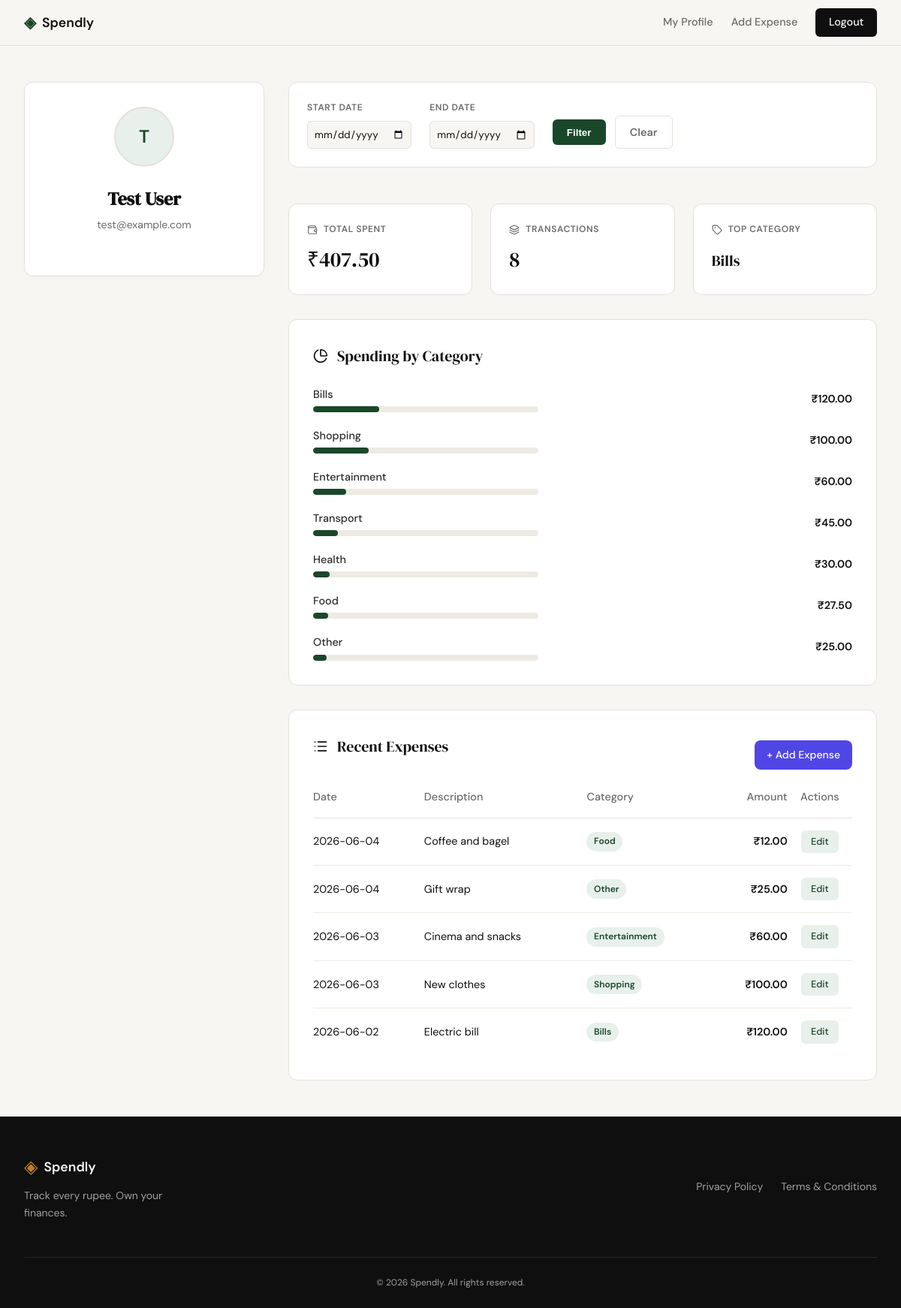
Screenshot of /profile (signed in) with the database file from the repository.
### tables this page shows
CREATE TABLE users (
            id INTEGER PRIMARY KEY AUTOINCREMENT,
            name TEXT NOT NULL,
            email TEXT UNIQUE NOT NULL,
            password_hash TEXT NOT NULL,
            created_at TIMESTAMP DEFAULT CURRENT_TIMESTAMP
        );

CREATE TABLE expenses (
            id INTEGER PRIMARY KEY AUTOINCREMENT,
            user_id INTEGER NOT NULL,
            amount REAL NOT NULL,
            category TEXT NOT NULL CHECK(category IN ('Food', 'Transport', 'Bills', 'Health', 'Entertainment', 'Shopping', 'Other')),
            date DATE NOT NULL,
            description TEXT,
            created_at TIMESTAMP DEFAULT CURRENT_TIMESTAMP,
            FOREIGN KEY (user_id) REFERENCES users (id) ON DELETE CASCADE
        );

### app.py (the view)
@app.route("/profile")
def profile():
    user_id = session.get("user_id")
    if not user_id:
        flash("Please log in to view your profile", "info")
        return redirect(url_for("login"))
    start_date = request.args.get("start_date")
    end_date = request.args.get("end_date")
    user = get_user_by_id(user_id)
    total_spending = get_user_total_spending(user_id, start_date, end_date)
    category_spending = get_user_spending_by_category(user_id, start_date, end_date)
    recent_expenses = get_recent_expenses(user_id, start_date=start_date, end_date=end_date)
    transaction_count = get_user_transaction_count(user_id, start_date, end_date)
    top_category = category_spending[0]['category'] if category_spending else "N/A"
    return render_template(
        "profile.html",
        user=user,
        total_spending=total_spending,
        category_spending=category_spending,
        recent_expenses=recent_expenses,
        transaction_count=transaction_count,
        top_category=top_category,
        start_date=start_date,
        end_date=end_date
    )

### app.py (called while the page is built)
@app.teardown_appcontext
def teardown_db(exception):
    db = getattr(g, 'db', None)
    if db is not None:
        db.close()

### database/db.py (called while the page is built)
def get_db():
    if 'db' not in g:
        db_path = current_app.config.get('DATABASE', 'expense_tracker.db')
        g.db = sqlite3.connect(
            db_path,
            detect_types=sqlite3.PARSE_DECLTYPES
        )
        g.db.row_factory = sqlite3.Row
        g.db.execute('PRAGMA foreign_keys = ON')
    return g.db

def get_user_by_id(user_id):
    db = get_db()
    return db.execute('SELECT * FROM users WHERE id = ?', (user_id,)).fetchone()

def _apply_date_filter(query, params, start_date, end_date):
    if start_date:
        query += ' AND date >= ?'
        params.append(start_date)
    if end_date:
        query += ' AND date <= ?'
        params.append(end_date)
    return query, params

def get_user_total_spending(user_id, start_date=None, end_date=None):
    db = get_db()
    query = 'SELECT SUM(amount) as total FROM expenses WHERE user_id = ?'
    params = [user_id]
    query, params = _apply_date_filter(query, params, start_date, end_date)
    result = db.execute(query, params).fetchone()
    return result['total'] if result and result['total'] is not None else 0.0

def get_user_spending_by_category(user_id, start_date=None, end_date=None):
    db = get_db()
    query = 'SELECT category, SUM(amount) as total FROM expenses WHERE user_id = ?'
    params = [user_id]
    query, params = _apply_date_filter(query, params, start_date, end_date)
    query += ' GROUP BY category ORDER BY total DESC'
    return db.execute(query, params).fetchall()

def get_recent_expenses(user_id, limit=5, start_date=None, end_date=None):
    db = get_db()
    query = 'SELECT * FROM expenses WHERE user_id = ?'
    params = [user_id]
    query, params = _apply_date_filter(query, params, start_date, end_date)
    query += ' ORDER BY date DESC, created_at DESC LIMIT ?'
    params.append(limit)
    return db.execute(query, params).fetchall()

def get_user_transaction_count(user_id, start_date=None, end_date=None):
    db = get_db()
    query = 'SELECT COUNT(*) as count FROM expenses WHERE user_id = ?'
    params = [user_id]
    query, params = _apply_date_filter(query, params, start_date, end_date)
    result = db.execute(query, params).fetchone()
    return result['count'] if result else 0

### templates/profile.html (shortened to what this page needs)
{% extends "base.html" %}
{% block head %}
<link rel="stylesheet" href="{{ url_for('static', filename='css/profile.css') }}">
{% endblock %}
{% block content %}
<div class="profile-container">
    <aside class="profile-sidebar">
        <div class="user-card">
            <div class="avatar-placeholder">
                {{ user.name[0] | upper if user.name else 'U' }}
            </div>
            <h1 class="user-name">{{ user.name }}</h1>
            <p class="user-email">{{ user.email }}</p>
        </div>
    </aside>
    <div class="profile-dashboard">
        <div class="filter-container">
            <form method="GET" action="{{ url_for('profile') }}" class="filter-form">
                <div class="filter-group">
                    <label for="start_date">Start Date</label>
                    <input type="date" id="start_date" name="start_date" value="{{ start_date or '' }}">
                </div>
                <div class="filter-group">
                    <label for="end_date">End Date</label>
                    <input type="date" id="end_date" name="end_date" value="{{ end_date or '' }}">
                </div>
                <div class="filter-actions">
                    <button type="submit" class="btn-filter">Filter</button>
                    <a href="{{ url_for('profile') }}" class="btn-clear">Clear</a>
                </div>
            </form>
        </div>
        <div class="stats-grid">
            <div class="stat-card">
                <div class="stat-label">
                    <i data-lucide="wallet" style="width:14px; height:14px;"></i>
                    Total Spent
                </div>
                <div class="stat-value">₹{{ "%.2f"|format(total_spending) }}</div>
            </div>
            <div class="stat-card">
                <div class="stat-label">
                    <i data-lucide="layers" style="width:14px; height:14px;"></i>
                    Transactions
                </div>
                <div class="stat-value">{{ transaction_count }}</div>
            </div>
            <div class="stat-card">
                <div class="stat-label">
                    <i data-lucide="tag" style="width:14px; height:14px;"></i>
                    Top Category
                </div>
                <div class="stat-value" style="font-size: 1.25rem; margin-top: 0.5rem;">{{ top_category }}</div>
            </div>
        </div>
        <section class="category-section">
            <div class="section-title">
                <i data-lucide="pie-chart" style="width:20px; height:20px;"></i>
                Spending by Category
            </div>
            <div class="category-list">
                {% for cat, amount in category_spending %}
                <div class="category-row">
                    <div class="category-info">
                        <span class="category-name">{{ cat }}</span>
                        <div class="category-bar-container">
                            {% set percentage = (amount / total_spending * 100) if total_spending > 0 else 0 %}
                            <div class="category-bar" style="width: {{ percentage }}%;"></div>
                        </div>
                    </div>
                    <span class="category-amount">₹{{ "%.2f"|format(amount) }}</span>
                </div>
                {% else %}
                <p class="user-email">No spending data available yet.</p>
                {% endfor %}
            </div>
        </section>
        <section class="transactions-section">
            <div class="section-header" style="display: flex; justify-content: space-between; align-items: center; margin-bottom: 1rem;">
                <div class="section-title">
                    <i data-lucide="list" style="width:20px; height:20px;"></i>
                    Recent Expenses
                </div>
                <a href="{{ url_for('add_expense') }}" class="btn-primary" style="text-decoration: none; background: var(--primary-color, #4f46e5); color: white; padding: 0.5rem 1rem; border-radius: 0.5rem; font-size: 0.875rem; font-weight: 500;">+ Add Expense</a>
            </div>
            <div style="overflow-x: auto;">
                <table class="tx-table">
                    <thead>
                        <tr>
                            <th>Date</th>
                            <th>Description</th>
                            <th>Category</th>
                            <th style="text-align: right;">Amount</th>
                            <th style="text-align: center;">Actions</th>
                        </tr>
                    </thead>
                    <tbody>
                        {% for exp in recent_expenses %}
                        <tr>
                            <td>{{ exp.date }}</td>
                            <td>{{ exp.description or 'No description' }}</td>
                            <td><span class="tx-category-badge">{{ exp.category }}</span></td>
                            <td class="tx-amount">₹{{ "%.2f"|format(exp.amount) }}</td>
                            <td style="text-align: center;">
                                <a href="{{ url_for('edit_expense', id=exp.id) }}" class="btn-edit">Edit</a>
                            </td>
                        </tr>
                        {% else %}
                        <tr>
                            <td colspan="5" style="text-align: center; color: var(--ink-muted);">No recent transactions found.</td>
                        </tr>
                        {% endfor %}
                    </tbody>
                </table>
            </div>
        </section>
    </div>
</div>
{% endblock %}

### static/css/style.css (style rules this page uses)
:root { --ink: #0f0f0f; --ink-soft: #2d2d2d; --ink-muted: #6b6b6b; --ink-faint: #a0a0a0; --paper: #f7f6f3; --paper-warm: #f0ede6; --paper-card: #ffffff; --accent: #1a472a; --accent-light: #e8f0eb; --accent-2: #c17f24; --accent-2-light: #fdf3e3; --danger: #c0392b; --danger-light: #fdecea; --border: #e4e1da; --border-soft: #eeebe4; --font-display: 'DM Serif Display', Georgia, serif; --font-body: 'DM Sans', system-ui, sans-serif; --max-width: 1200px; --auth-width: 440px; --radius-sm: 6px; --radius-md: 12px; --radius-lg: 20px; }
*, *::before, *::after { box-sizing: border-box; margin: 0; padding: 0; }
html { font-size: 16px; scroll-behavior: smooth; }
body { background: var(--paper); color: var(--ink); font-family: var(--font-body); font-size: 1rem; line-height: 1.6; -webkit-font-smoothing: antialiased; }
a { color: inherit; text-decoration: none; }
.btn-primary { display: inline-block; background: var(--ink); color: var(--paper); padding: 0.65rem 1.5rem; border-radius: var(--radius-sm); font-family: var(--font-body); font-size: 0.9rem; font-weight: 500; cursor: pointer; border: none; transition: background 0.2s; text-decoration: none; }

### rows the page displays
users: name "T", name "Test User", email "test@example.com"
expenses: category "Bills", {{ percentage }} 29.447852760736197 (drawn), amount "120.00", date "2026-06-02", description "Electric bill"
expenses: category "Shopping", {{ percentage }} 24.539877300613497 (drawn), amount "100.00", date "2026-06-03", description "New clothes"
expenses: category "Entertainment", {{ percentage }} 14.723926380368098 (drawn), amount "60.00", date "2026-06-03", description "Cinema and snacks"
expenses: category "Transport", {{ percentage }} 11.042944785276074 (drawn), amount "45.00"
expenses: category "Health", {{ percentage }} 7.361963190184049 (drawn), amount "30.00"
expenses: category "Other", {{ percentage }} 6.134969325153374 (drawn), amount "25.00", date "2026-06-04", description "Gift wrap"
expenses: date "2026-06-04", description "Coffee and bagel", category "Food", amount "12.00"

### other values shown
{{ "%.2f"|format(total_spending) }} "407.50"
{{ transaction_count }} "8"
{{ cat }} "Food"
{{ "%.2f"|format(amount) }} "27.50"
